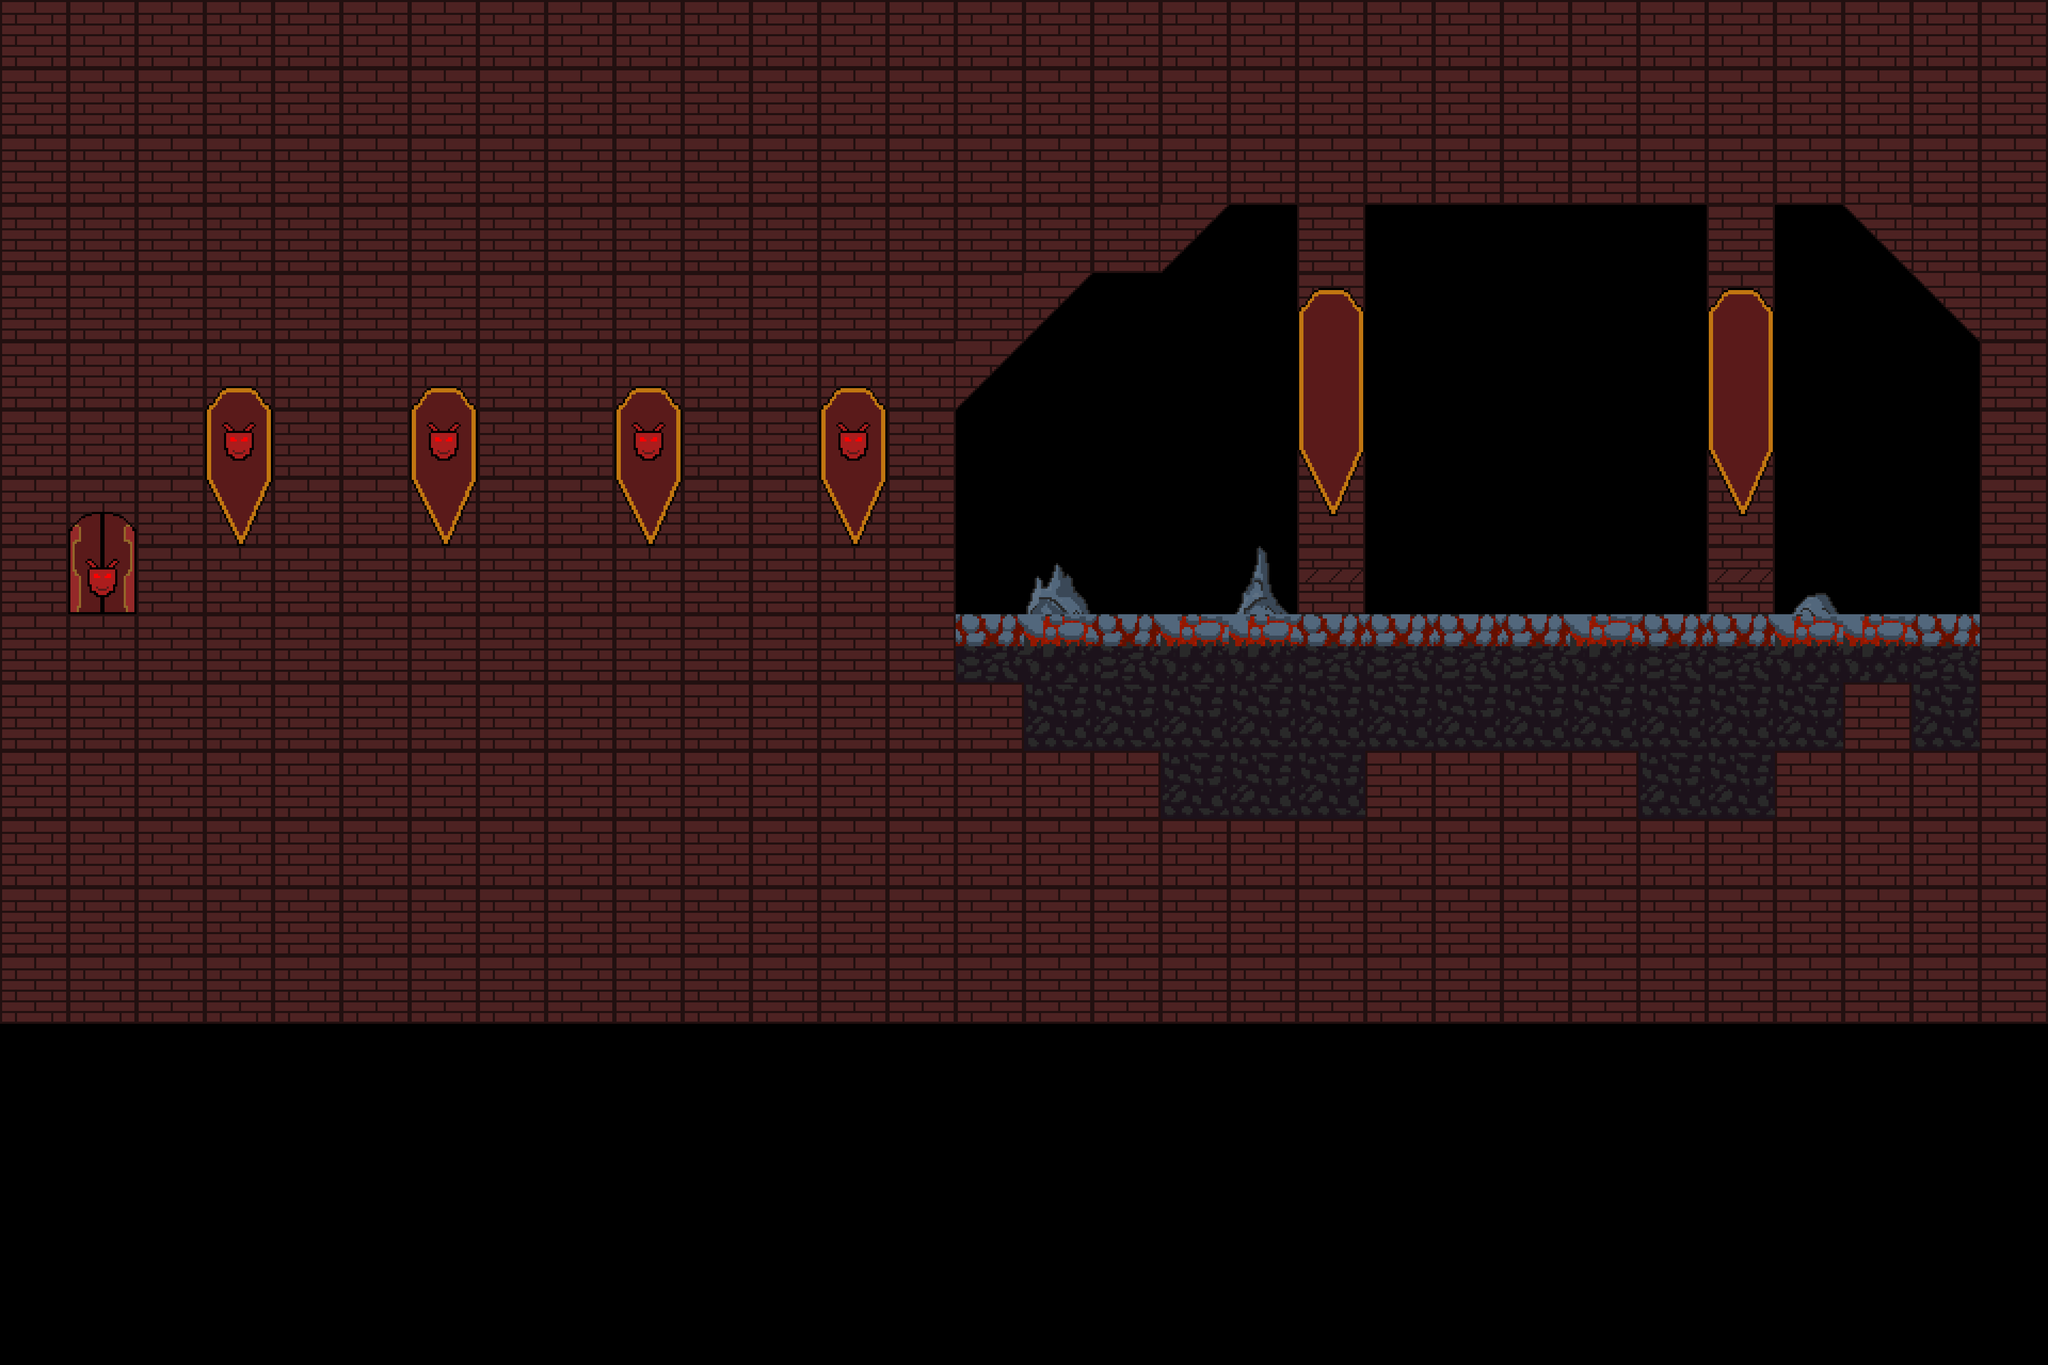

The image is a tile-based game level rendered from a .tmx file. Its description and complete source (layers, tilesets, objects, tile grids) follow:
An orthogonal 30x20 tile map with 128x128 px tiles, 4 tile layers (background, camada, camada2, camada3) and 10 objects (checkpoint, lastphase).

<map version="1.2" tiledversion="1.3.1" orientation="orthogonal" renderorder="right-down" compressionlevel="-1" width="30" height="20" tilewidth="128" tileheight="128" infinite="0" nextlayerid="8" nextobjectid="11">
 <editorsettings>
  <export target="mapConverter.lua" format="lua" />
 </editorsettings>
 <tileset firstgid="1" source="BossRoom.tsx" />
 <layer id="5" name="background" width="30" height="20">
  <data encoding="csv">
0,0,0,0,0,0,0,0,0,0,0,0,0,0,0,0,0,0,0,0,0,0,0,0,0,0,0,0,0,0,
0,0,0,0,0,0,0,0,0,0,0,0,0,0,0,0,0,0,0,0,0,0,0,0,0,0,0,0,0,0,
0,0,0,0,0,0,0,0,0,0,0,0,0,0,0,0,0,0,0,0,0,0,0,0,0,0,0,0,0,0,
0,0,0,0,0,0,0,0,0,0,0,0,0,0,0,0,0,0,0,1,0,0,0,0,0,1,0,0,0,0,
0,0,0,0,0,0,0,0,0,0,0,0,0,0,0,0,0,0,0,1,0,0,0,0,0,1,0,0,0,0,
0,0,0,0,0,0,0,0,0,0,0,0,0,0,0,0,0,0,0,1,0,0,0,0,0,1,0,0,0,0,
0,0,0,0,0,0,0,0,0,0,0,0,0,0,0,0,0,0,0,1,0,0,0,0,0,1,0,0,0,0,
0,1,1,1,1,1,1,1,1,1,1,1,1,1,0,0,0,0,0,1,0,0,0,0,0,1,0,0,0,0,
0,1,1,1,1,1,1,1,1,1,1,1,1,1,0,7,0,0,8,1,0,0,0,0,0,1,9,0,0,0,
0,0,0,0,0,0,0,0,0,0,0,0,0,0,0,0,0,0,0,0,0,0,0,0,0,0,0,0,0,0,
0,0,0,0,0,0,0,0,0,0,0,0,0,0,0,0,0,0,0,0,0,0,0,0,0,0,0,0,0,0,
0,0,0,0,0,0,0,0,0,0,0,0,0,0,0,0,0,0,0,0,0,0,0,0,0,0,0,0,0,0,
0,0,0,0,0,0,0,0,0,0,0,0,0,0,0,0,0,0,0,0,0,0,0,0,0,0,0,0,0,0,
0,0,0,0,0,0,0,0,0,0,0,0,0,0,0,0,0,0,0,0,0,0,0,0,0,0,0,0,0,0,
0,0,0,0,0,0,0,0,0,0,0,0,0,0,0,0,0,0,0,0,0,0,0,0,0,0,0,0,0,0,
0,0,0,0,0,0,0,0,0,0,0,0,0,0,0,0,0,0,0,0,0,0,0,0,0,0,0,0,0,0,
0,0,0,0,0,0,0,0,0,0,0,0,0,0,0,0,0,0,0,0,0,0,0,0,0,0,0,0,0,0,
0,0,0,0,0,0,0,0,0,0,0,0,0,0,0,0,0,0,0,0,0,0,0,0,0,0,0,0,0,0,
0,0,0,0,0,0,0,0,0,0,0,0,0,0,0,0,0,0,0,0,0,0,0,0,0,0,0,0,0,0,
0,0,0,0,0,0,0,0,0,0,0,0,0,0,0,0,0,0,0,0,0,0,0,0,0,0,0,0,0,0
</data>
 </layer>
 <layer id="1" name="camada" width="30" height="20">
  <data encoding="csv">
1,1,1,1,1,1,1,1,1,1,1,1,1,1,1,1,1,1,1,1,1,1,1,1,1,1,1,1,1,1,
1,1,1,1,1,1,1,1,1,1,1,1,1,1,1,1,1,1,1,1,1,1,1,1,1,1,1,1,1,1,
1,1,1,1,1,1,1,1,1,1,1,1,1,1,1,1,1,1,1,1,1,1,1,1,1,1,1,1,1,1,
1,1,1,1,1,1,1,1,1,1,1,1,1,1,1,1,1,4,0,0,0,0,0,0,0,0,0,5,1,1,
1,1,1,1,1,1,1,1,1,1,1,1,1,1,1,4,0,0,0,0,0,0,0,0,0,0,0,0,5,1,
1,1,1,1,1,1,1,1,1,1,1,1,1,1,4,0,0,0,0,0,0,0,0,0,0,0,0,0,0,1,
1,1,1,1,1,1,1,1,1,1,1,1,1,1,0,0,0,0,0,0,0,0,0,0,0,0,0,0,0,1,
1,11,0,0,0,0,0,0,0,0,0,0,0,0,0,0,0,0,0,0,0,0,0,0,0,0,0,0,0,1,
1,23,0,0,0,0,0,0,0,0,0,0,0,0,0,0,0,0,0,0,0,0,0,0,0,0,0,0,0,1,
1,1,1,1,1,1,1,1,1,1,1,1,1,1,13,19,13,19,19,13,13,13,13,19,13,13,19,19,13,1,
1,1,1,1,1,1,1,1,1,1,1,1,1,1,1,20,20,20,20,20,20,20,20,20,20,20,20,1,20,1,
1,1,1,1,1,1,1,1,1,1,1,1,1,1,1,1,1,20,20,20,1,1,1,1,20,20,1,1,1,1,
1,1,1,1,1,1,1,1,1,1,1,1,1,1,1,1,1,1,1,1,1,1,1,1,1,1,1,1,1,1,
1,1,1,1,1,1,1,1,1,1,1,1,1,1,1,1,1,1,1,1,1,1,1,1,1,1,1,1,1,1,
1,1,1,1,1,1,1,1,1,1,1,1,1,1,1,1,1,1,1,1,1,1,1,1,1,1,1,1,1,1,
0,0,0,0,0,0,0,0,0,0,0,0,0,0,0,0,0,0,0,0,0,0,0,0,0,0,0,0,0,0,
0,0,0,0,0,0,0,0,0,0,0,0,0,0,0,0,0,0,0,0,0,0,0,0,0,0,0,0,0,0,
0,0,0,0,0,0,0,0,0,0,0,0,0,0,0,0,0,0,0,0,0,0,0,0,0,0,0,0,0,0,
0,0,0,0,0,0,0,0,0,0,0,0,0,0,0,0,0,0,0,0,0,0,0,0,0,0,0,0,0,0,
0,0,0,0,0,0,0,0,0,0,0,0,0,0,0,0,0,0,0,0,0,0,0,0,0,0,0,0,0,0
</data>
 </layer>
 <layer id="6" name="camada2" width="30" height="20">
  <data encoding="csv">
0,0,0,0,0,0,0,0,0,0,0,0,0,0,0,0,0,0,0,0,0,0,0,0,0,0,0,0,0,0,
0,0,0,0,0,0,0,0,0,0,0,0,0,0,0,0,0,0,0,0,0,0,0,0,0,0,0,0,0,0,
0,0,0,0,0,0,0,0,0,0,0,0,0,0,0,0,0,0,0,0,0,0,0,0,0,0,0,0,0,0,
0,0,0,0,0,0,0,0,0,0,0,0,0,0,0,0,0,0,0,0,0,0,0,0,0,0,0,0,0,0,
0,0,0,0,0,0,0,0,0,0,0,0,0,0,0,0,0,0,0,0,0,0,0,0,0,0,0,0,0,0,
0,0,0,10,0,0,10,0,0,10,0,0,10,0,0,0,0,0,0,0,0,0,0,0,0,0,0,0,0,0,
0,0,0,17,0,0,17,0,0,17,0,0,17,0,0,0,0,0,0,0,0,0,0,0,0,0,0,0,0,0,
0,0,0,22,0,0,22,0,0,22,0,0,22,0,0,0,0,0,0,0,0,0,0,0,0,0,0,0,0,0,
0,0,0,0,0,0,0,0,0,0,0,0,0,0,0,0,0,0,0,0,0,0,0,0,0,0,0,0,0,0,
0,0,0,0,0,0,0,0,0,0,0,0,0,0,0,0,0,0,0,0,0,0,0,0,0,0,0,0,0,0,
0,0,0,0,0,0,0,0,0,0,0,0,0,0,0,0,0,0,0,0,0,0,0,0,0,0,0,0,0,0,
0,0,0,0,0,0,0,0,0,0,0,0,0,0,0,0,0,0,0,0,0,0,0,0,0,0,0,0,0,0,
0,0,0,0,0,0,0,0,0,0,0,0,0,0,0,0,0,0,0,0,0,0,0,0,0,0,0,0,0,0,
0,0,0,0,0,0,0,0,0,0,0,0,0,0,0,0,0,0,0,0,0,0,0,0,0,0,0,0,0,0,
0,0,0,0,0,0,0,0,0,0,0,0,0,0,0,0,0,0,0,0,0,0,0,0,0,0,0,0,0,0,
0,0,0,0,0,0,0,0,0,0,0,0,0,0,0,0,0,0,0,0,0,0,0,0,0,0,0,0,0,0,
0,0,0,0,0,0,0,0,0,0,0,0,0,0,0,0,0,0,0,0,0,0,0,0,0,0,0,0,0,0,
0,0,0,0,0,0,0,0,0,0,0,0,0,0,0,0,0,0,0,0,0,0,0,0,0,0,0,0,0,0,
0,0,0,0,0,0,0,0,0,0,0,0,0,0,0,0,0,0,0,0,0,0,0,0,0,0,0,0,0,0,
0,0,0,0,0,0,0,0,0,0,0,0,0,0,0,0,0,0,0,0,0,0,0,0,0,0,0,0,0,0
</data>
 </layer>
 <layer id="7" name="camada3" width="30" height="20" offsetx="0" offsety="72">
  <data encoding="csv">
0,0,0,0,0,0,0,0,0,0,0,0,0,0,0,0,0,0,0,0,0,0,0,0,0,0,0,0,0,0,
0,0,0,0,0,0,0,0,0,0,0,0,0,0,0,0,0,0,0,0,0,0,0,0,0,0,0,0,0,0,
0,0,0,0,0,0,0,0,0,0,0,0,0,0,0,0,0,0,0,0,0,0,0,0,0,0,0,0,0,0,
0,0,0,0,0,0,0,0,0,0,0,0,0,0,0,0,0,0,0,10,0,0,0,0,0,10,0,0,0,0,
0,0,0,0,0,0,0,0,0,0,0,0,0,0,0,0,0,0,0,16,0,0,0,0,0,16,0,0,0,0,
0,0,0,0,0,0,0,0,0,0,0,0,0,0,0,0,0,0,0,16,0,0,0,0,0,16,0,0,0,0,
0,0,0,0,0,0,0,0,0,0,0,0,0,0,0,0,0,0,0,22,0,0,0,0,0,22,0,0,0,0,
0,0,0,0,0,0,0,0,0,0,0,0,0,0,0,0,0,0,0,6,0,0,0,0,0,6,0,0,0,0,
0,0,0,0,0,0,0,0,0,0,0,0,0,0,0,0,0,0,0,0,0,0,0,0,0,0,0,0,0,0,
0,0,0,0,0,0,0,0,0,0,0,0,0,0,0,0,0,0,0,0,0,0,0,0,0,0,0,0,0,0,
0,0,0,0,0,0,0,0,0,0,0,0,0,0,0,0,0,0,0,0,0,0,0,0,0,0,0,0,0,0,
0,0,0,0,0,0,0,0,0,0,0,0,0,0,0,0,0,0,0,0,0,0,0,0,0,0,0,0,0,0,
0,0,0,0,0,0,0,0,0,0,0,0,0,0,0,0,0,0,0,0,0,0,0,0,0,0,0,0,0,0,
0,0,0,0,0,0,0,0,0,0,0,0,0,0,0,0,0,0,0,0,0,0,0,0,0,0,0,0,0,0,
0,0,0,0,0,0,0,0,0,0,0,0,0,0,0,0,0,0,0,0,0,0,0,0,0,0,0,0,0,0,
0,0,0,0,0,0,0,0,0,0,0,0,0,0,0,0,0,0,0,0,0,0,0,0,0,0,0,0,0,0,
0,0,0,0,0,0,0,0,0,0,0,0,0,0,0,0,0,0,0,0,0,0,0,0,0,0,0,0,0,0,
0,0,0,0,0,0,0,0,0,0,0,0,0,0,0,0,0,0,0,0,0,0,0,0,0,0,0,0,0,0,
0,0,0,0,0,0,0,0,0,0,0,0,0,0,0,0,0,0,0,0,0,0,0,0,0,0,0,0,0,0,
0,0,0,0,0,0,0,0,0,0,0,0,0,0,0,0,0,0,0,0,0,0,0,0,0,0,0,0,0,0
</data>
 </layer>
 <objectgroup id="2" name="HitBoxs">
  <object id="1" x="127.864" y="1152.55" width="3584.35" height="127.273" />
  <object id="4" x="41" y="770.375" width="86.625" height="381.5" />
  <object id="6" x="3713.33" y="512" width="32" height="638.667" />
  <object id="7" x="3583.75" y="483.5" width="132" height="28" />
  <object id="8" x="3583.5" y="383.75" width="16.25" height="99.75" />
  <object id="9" x="2432.36" y="1064.18" width="127.75" height="31.25" />
  <object id="10" x="3200" y="1064.25" width="128" height="31" />
 </objectgroup>
 <objectgroup id="3" name="camera">
  <object id="2" x="68.6667" y="21.6364" width="3694.76" height="80" />
 </objectgroup>
 <objectgroup id="4" name="interectables">
  <object id="3" name="checkpoint" x="334.917" y="1145.25" width="19.25" height="6.75" />
  <object id="5" name="lastphase" x="135.667" y="964" width="116.667" height="183" />
 </objectgroup>
</map>
